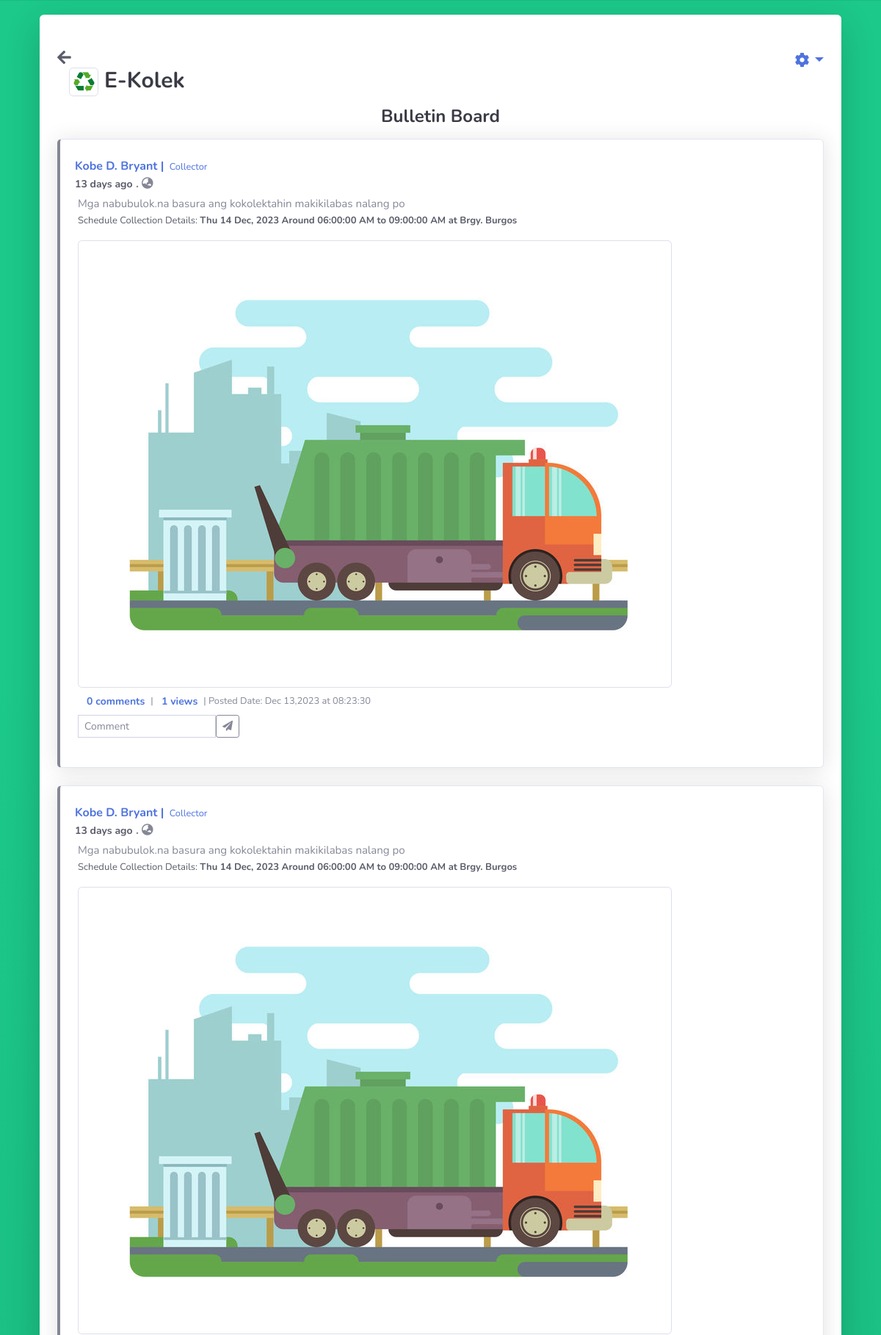
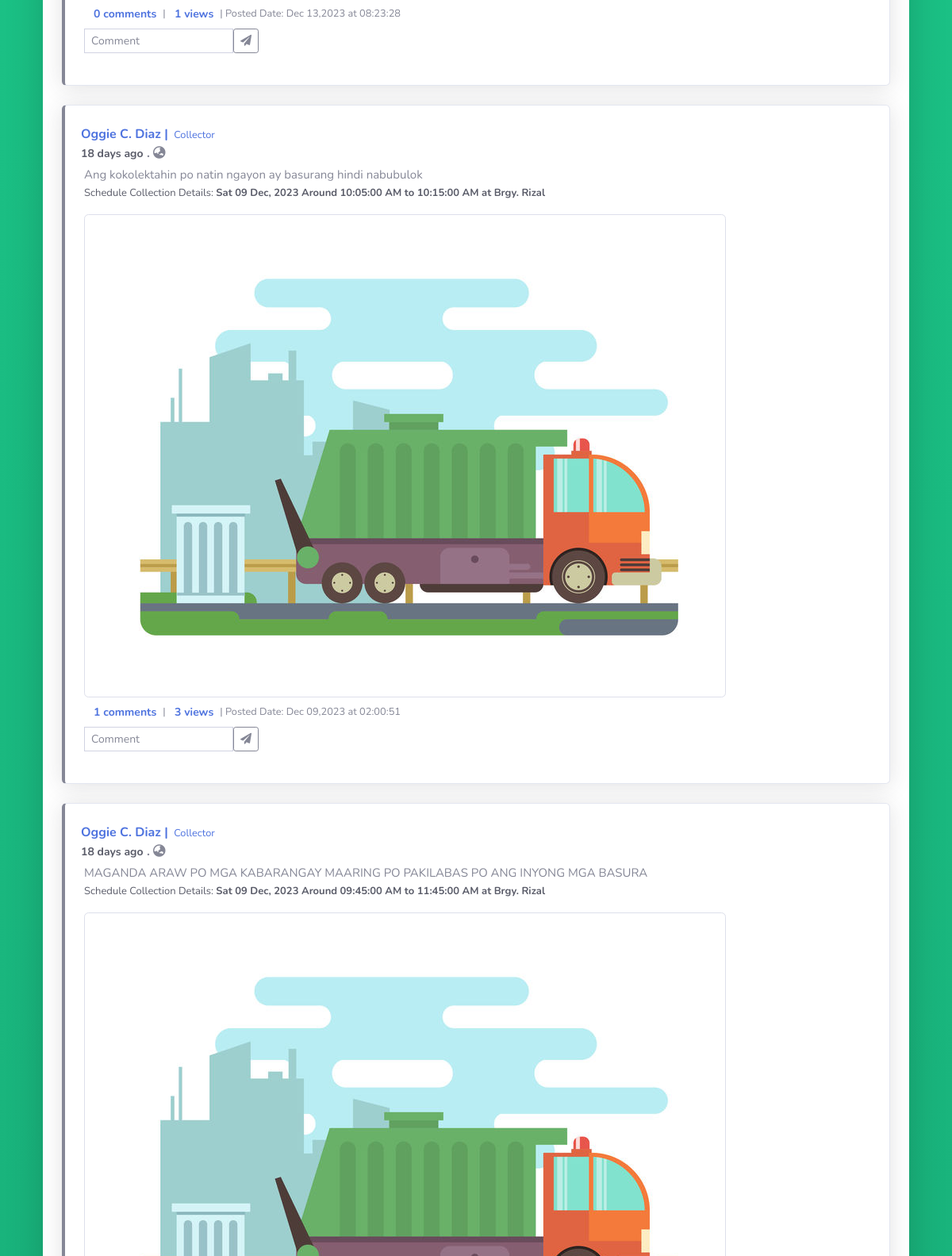
Screenshot of /c/bulletin_board.php (upper part) with the database file from the repository (2 pictures, top to bottom).
### tables this page shows
CREATE TABLE `tbl_bulletin` (
  `b_id` int(11) NOT NULL,
  `posted_by` int(11) NOT NULL,
  `b_message` text NOT NULL,
  `b_photo` varchar(300) NOT NULL,
  `b_posted_date` timestamp NOT NULL DEFAULT current_timestamp(),
  `date_pass` date DEFAULT NULL,
  `time_from` time DEFAULT NULL,
  `time_to` time DEFAULT NULL,
  `b_brgy_id` int(11) DEFAULT NULL
);

CREATE TABLE `tbl_user` (
  `user_id` int(11) NOT NULL,
  `fname` varchar(100) NOT NULL,
  `mname` varchar(100) NOT NULL,
  `lname` varchar(100) NOT NULL,
  `accnt_status` varchar(100) NOT NULL DEFAULT 'active' COMMENT 'active,inactive',
  `username` varchar(200) NOT NULL,
  `password` text NOT NULL,
  `email` varchar(200) NOT NULL,
  `phone` varchar(100) DEFAULT NULL,
  `user_type` varchar(100) NOT NULL COMMENT '1-Admin,2-Household,3-Collector',
  `photo` text DEFAULT NULL,
  `brgy` int(11) DEFAULT NULL,
  `user_m_id` int(11) NOT NULL,
  `duty` int(11) DEFAULT 0 COMMENT '1-On-duty, 0-Off-duty'
);

CREATE TABLE `baranggay` (
  `b_id` int(11) NOT NULL,
  `b_name` varchar(100) NOT NULL,
  `m_id` int(11) NOT NULL
);

### c/bulletin_board.php (the view, shortened to what this page needs)
<?php
include "../connection.php";
?>
<!DOCTYPE html>
<html lang="en">
<head>
    <link href=".././vendor/fontawesome-free/css/all.min.css" rel="stylesheet" type="text/css">
    <link href=".././css/admin-2.min.css" rel="stylesheet">
</head>
<body class="bg-gradient-success">
<div class="container">
    <div class="row justify-content-center mt-1" id="page-top">
        <div class="col-12">
            <div class="card o-hidden border-0 shadow-lg my-3" >
                <div class="card-body p-0">
                    <div class="row">
                        <div class="col-lg-12" >
                            <br>
                            <div class="p-4">
                                <div class="float-right dragstart" style="font-size: 20px">
                                    <a href="" type="button" class="dropdown-toggle" data-toggle="dropdown"><i class="fas fa-fw fa-cog"></i></a>
                                </div>
                                <div class="text-left" >
                                    <a class="text-decoration-none text-dark" href="collector_main.php" title="Main Menu"><i class="fa fa-arrow-left fa-lg"></i></a>
                                </div>
                                <div class="float-left ml-2">
                                    <img src="../img/recycle.png" alt=""  class="img-thumbnail mx-2" width="40" height="40">
                                </div>
                                <div class="text-left">
                                    <h1 class="h4 text-gray-900 mb-3" style="font-size: 30px;font-weight: bolder;">E-Kolek</h1>
                                </div>
                                <div class="text-center my-3">
                                    <h4 class="text-gray-900 " style="font-weight: bolder;">Bulletin Board</h4>
                                </div>
                                <div class="row">
                                    <?php
                                    $get_data=mysqli_query($con,"
                                      SELECT
    tbl_user.*, tbl_bulletin.*,
   CASE
        WHEN tbl_bulletin.b_posted_date > NOW() - INTERVAL 1 MINUTE THEN 'Just now'
        WHEN tbl_bulletin.b_posted_date > NOW() - INTERVAL 1 HOUR THEN CONCAT(TIMESTAMPDIFF(MINUTE, tbl_bulletin.b_posted_date, NOW()), ' minutes ago')
        WHEN tbl_bulletin.b_posted_date > NOW() - INTERVAL 1 DAY THEN CONCAT(TIMESTAMPDIFF(HOUR, tbl_bulletin.b_posted_date, NOW()), ' hours ago')
        WHEN tbl_bulletin.b_posted_date > NOW() - INTERVAL 1 MONTH THEN CONCAT(TIMESTAMPDIFF(DAY, tbl_bulletin.b_posted_date, NOW()), ' days ago')
        WHEN tbl_bulletin.b_posted_date > NOW() - INTERVAL 1 YEAR THEN CONCAT(TIMESTAMPDIFF(MONTH,tbl_bulletin.b_posted_date, NOW()), ' months ago')
        ELSE CONCAT(TIMESTAMPDIFF(YEAR, tbl_bulletin.b_posted_date, NOW()), ' years ago')
    END AS time_difference
FROM
    tbl_bulletin
INNER JOIN tbl_user ON tbl_bulletin.posted_by = tbl_user.user_id  where user_type='3' or user_type='1'
ORDER BY tbl_bulletin.b_posted_date DESC;
");
                                    if (mysqli_num_rows($get_data)>0){
                                        $i=0;
                                        while ($b=mysqli_fetch_assoc($get_data)){
                                            $id="id-".$i;
                                            $ic="ic-".$i;
                                            $i++;
                                                ?>
                                                <div class="col-12 mb-4" id="<?=$b['b_id']?>">
                                                    <div class="card border-left-secondary shadow h-100 py-1">
                                                        <div class="card-body">
                                                            <div class="row no-gutters align-items-center">
                                                                <div class="col mr-2">
                                                                    <div class="p font-weight-bold text-primary"><?=ucfirst($b['fname']." ".$b['mname']." ".$b['lname'])?> |<small class="mx-1">
                                                                            <?php
                                                                            if ($b['user_type']=="1"){
                                                                                echo "Admin";
                                                                            }else{
                                                                                echo "Collector";
                                                                            }
                                                                            ?>
                                                                        </small></div>
                                                                    <div class="p font-weight-bold text-gray "><span class="text-dark" style="font-size: 14px;"><?=$b['time_difference']?></span> .<i class="fa fa-globe-asia mx-1"></i></div>
                                                                </div>
                                                                <div class="row mx-1 my-1">
                                                                    <p class="text-wrap text-justify" style="font-size: 15px"><?=base64_decode($b['b_message'])?>
                                                                        <?php
                                                                        if ($b['user_type']=="3"){
                                                                        ?>
                                                                    <br><span class="text-dark" style="font-size: 13px;">
                                                                            Schedule Collection Details: <strong><?=date("D d M, Y",strtotime($b['date_pass']))?> Around <?=date("h:i:s A",strtotime($b['time_from']))?> to <?=date("h:i:s A",strtotime($b['time_to']))?> at Brgy.
                                                                            <?php
                                                                            $get_brgy=mysqli_query($con,"SELECT * FROM `baranggay` where b_id ='".$b['b_brgy_id']."'");
                                                                            if (mysqli_num_rows($get_brgy)>0){
                                                                                $gb=mysqli_fetch_assoc($get_brgy);
                                                                                echo  ucwords($gb['b_name']);
                                                                            }
                                                                            ?>
                                                                        </strong></span>
                                                                            <?php
                                                                        }
                                                                        ?>
                                                                    </p>
                                                                    <?php
                                                                    if ($b['b_photo']=="../upload/"){
                                                                        ?>
                                                                        <a href="" data-toggle="modal" data-target="#<?=$id?>"><img src="../img/default.png" alt="" class="img-thumbnail" width="auto" height="auto"></a>
                                                                        <div class="modal fade" id="<?=$id?>" tabindex="-1" aria-labelledby="exampleModalLabel" aria-hidden="true">
                                                                            <div class="modal-dialog modal-dialog-centered">
                                                                                <div class="modal-content">
                                                                                    <div class="modal-body">
                                                                                        <img src="../img/default.png" alt="" class="img-thumbnail w-100 h-75">
                                                                                    </div>
                                                                                    <div class="modal-footer">
                                                                                        <button type="button" class="btn btn-secondary btn-sm" data-dismiss="modal">Close</button>
                                                                                    </div>
                                                                                </div>
                                                                            </div>
                                                                        </div>
                                                                        <?php
                                                                    }
                                                                    else{
                                                                        ?>
                                                                        <a href=""  data-toggle="modal" data-target="#<?=$id?>"><img src="<?=$b['b_photo']?>" alt="" class="img-thumbnail" width="auto" height="auto"></a>
                                                                        <?php
                                                                    }
                                                                    ?>
                                                                    <small class="mt-1 mx-1">
                                                                        <button class="btn btn-sm border-0 font-weight-bold text-primary"  data-toggle="modal" data-target="#<?=$ic?>">
                                                                            <?php
                                                                            $get_count=mysqli_query($con,"select * from tbl_bulletin_comment where bc_bulletin_id='".$b['b_id']."'");
                                                                            if (mysqli_num_rows($get_count)>0){
                                                                                echo mysqli_num_rows($get_count);
                                                                            }else{
                                                                                echo "0";
                                                                            }
                                                                            ?>
                                                                            comments
                                                                        </button>|
                                                                        <i>
                                                                        <div class="btn-group dropup">
                                                                            <button class="btn btn-sm border-0 font-weight-bold text-primary" type="button" data-toggle="dropdown" aria-expanded="false">
                                                                                <?php
                                                                                $total_view = mysqli_query($con, "SELECT COUNT(*)as total_view from tbl_bulletin_viewer WHERE v_status='1'and v_b_id='".$b['b_id']."' ");
                                                                                if (mysqli_num_rows($total_view) > 0) {
                                                                                    $tv=mysqli_fetch_assoc($total_view);
                                                                                    echo $tv['total_view'];
                                                                                } else {
                                                                                    echo "0";
                                                                                }
                                                                                ?> views
                                                                            </button>
                                                                        </div></i>| Posted Date: <?=date("M d,Y",strtotime($b['b_posted_date']))." at ".date("H:i:s",strtotime($b['b_posted_date']))?></small>
                                                                </div>
                                                                <div class="row mx-1">
                                                                    <form action="" method="post">
                                                                        <div class="input-group input-group-sm mb-3 ">
                                                                            <input type="text" class="form-control" placeholder="Comment" aria-label="Recipient's username" aria-describedby="button-addon2" required name="comment">
                                                                            <button class="btn btn-outline-secondary btn-sm" type="submit" id="button-addon2" name="send"><i class="fa fa-paper-plane"></i> </button>
                                                                        </div>
                                                                    </form>
                                                                </div>
                                                            </div>
                                                        </div>
                                                    </div>
                                                </div>
                                                <?php
                                        }
                                    }else{
                                        echo '<div class="alert alert-info text-center col-9 h5 py-4 container my-5" role="alert">
                              Bulletin Board is Empty.
                                </div>';
                                    }
                                    ?>
                                </div>
                            </div>
                        </div>
                    </div>
                </div>
            </div>
        </div>
    </div>
</div>
</body>
</html>

### rows the page displays
tbl_bulletin: tbl_user.fname+mname+lname "Kobe D. Bryant", time_difference "13 days ago", b_message "Mga nabubulok.na basura ang kokolektahin makikilabas nalang po", date_pass "Thu 14 Dec, 2023", time_from "06:00:00 AM", time_to "09:00:00 AM", b_brgy.b_name "Burgos", b_photo (picture), total_view "1", b_posted_date "Dec 13,2023", b_posted_date "08:23:30"
tbl_bulletin: tbl_user.fname+mname+lname "Kobe D. Bryant", time_difference "13 days ago", b_message "Mga nabubulok.na basura ang kokolektahin makikilabas nalang po", date_pass "Thu 14 Dec, 2023", time_from "06:00:00 AM", time_to "09:00:00 AM", b_brgy.b_name "Burgos", b_photo (picture), total_view "1", b_posted_date "Dec 13,2023", b_posted_date "08:23:28"
tbl_bulletin: tbl_user.fname+mname+lname "Oggie C. Diaz", time_difference "18 days ago", b_message "Ang kokolektahin po natin ngayon ay basurang hindi nabubulok", date_pass "Sat 09 Dec, 2023", time_from "10:05:00 AM", time_to "10:15:00 AM", b_brgy.b_name "Rizal", b_photo (picture), mysqli_num_rows($get_count) "1", total_view "3", b_posted_date "Dec 09,2023", b_posted_date "02:00:51"
tbl_bulletin: tbl_user.fname+mname+lname "Oggie C. Diaz", time_difference "18 days ago", b_message "MAGANDA ARAW PO MGA KABARANGAY MAARING PO PAKILABAS PO ANG INYONG MGA BASURA", date_pass "Sat 09 Dec, 2023", time_from "09:45:00 AM", time_to "11:45:00 AM", b_brgy.b_name "Rizal", b_photo (picture)
